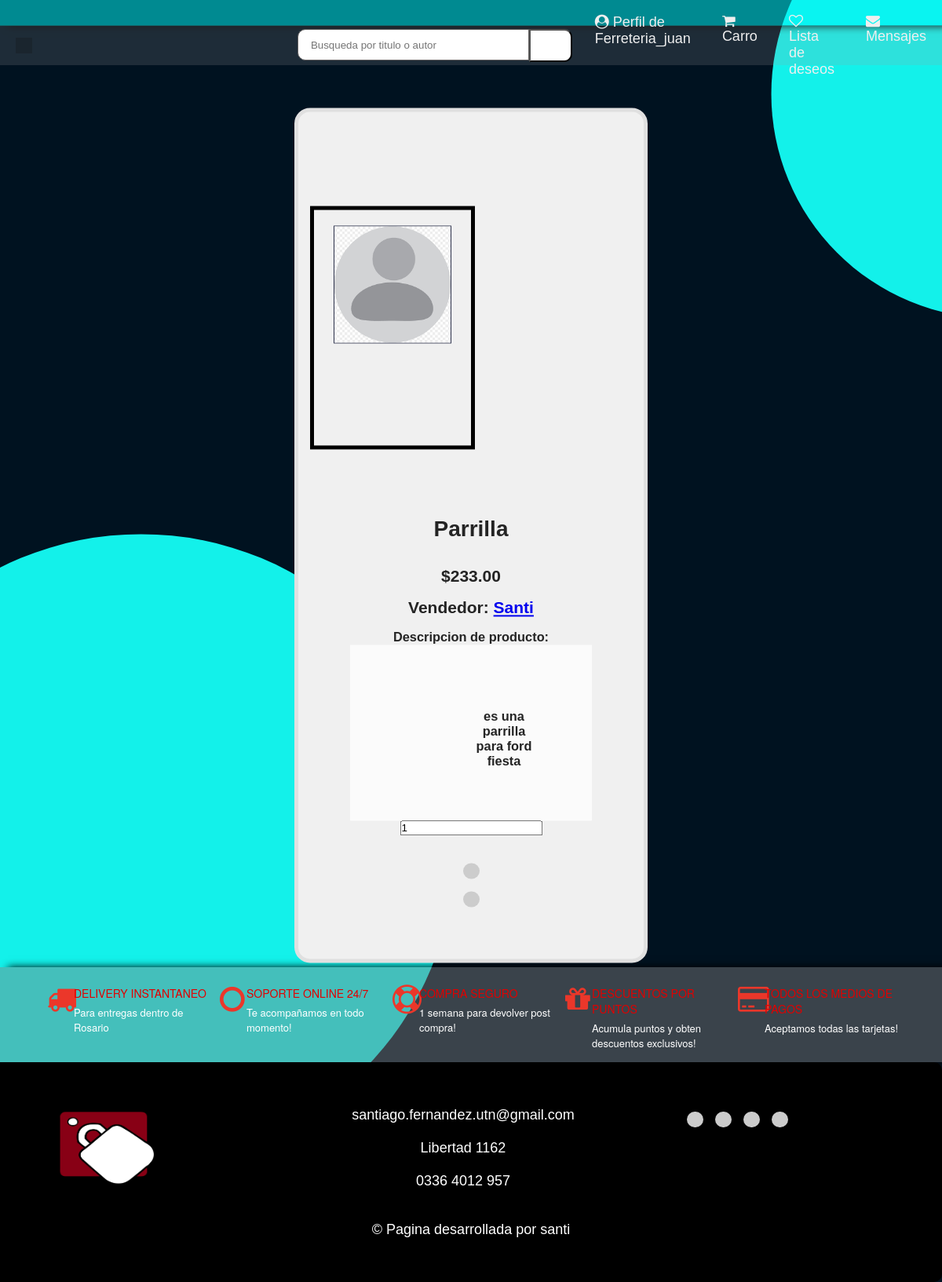
/publication/2313 (signed in), run on the app's committed database.
### clients/models.py (models this page shows)
class ClientModel(AbstractUser):
    cuit = models.CharField(max_length=11)
    business_line = models.CharField(choices=BusinessLineChoices.choices, max_length=128, default=BusinessLineChoices.OTROS.value)
    business_line_interes = models.CharField(choices=BusinessLineChoices.choices, max_length=128, default=BusinessLineChoices.OTROS.value)
    is_seller = models.BooleanField(default=False)
    is_buyer = models.BooleanField(default=True)
    state = models.CharField(max_length=128,blank = True, null = True)
    city = models.CharField(max_length=128,blank = True, null = True)
    postal_code = models.CharField(max_length = 4,blank = True, null = True)
    phone_number = models.CharField(max_length = 64)
    avatar = models.ImageField(upload_to="avatar", null = True, blank = True)

### stock/models.py (models this page shows, shortened)
class StockProduct(models.Model):
    user = models.ForeignKey(ClientModel,on_delete=models.CASCADE,limit_choices_to={'is_seller': True})#si se elimina un cliente, se eliminan los productos cargados por el
    business_line = models.CharField(choices=BusinessLineChoices.choices, max_length=128, default=BusinessLineChoices.OTROS.value)
    quantity_stock = models.PositiveIntegerField()
    price = models.DecimalField(max_digits=10, decimal_places=2)
    name_product = models.CharField(max_length=140)
    description = models.TextField(max_length=1200)
    imagen = models.ImageField(upload_to="productos", null = True)
    code_product = models.CharField(max_length=10,  primary_key=True)
    expiration = models.DateTimeField(null = True, default=None)
    class Meta:
        unique_together = ("user","code_product")#cualquier relacion entre cliente y codigo tiene que ser unica

### publication/views.py (the view)
# urls.py: path('', PublicationView.as_view(), name="publication"),
class PublicationView(LoginRequiredMixin, View):
    def get(self, request, code_product):
        publication_product =  get_object_or_404(StockProduct, pk=code_product)
        code_product = publication_product.code_product
        template = loader.get_template('publication.html')
        context = {
            'publication_product': publication_product,
            'code_product' : code_product,
        }
        return HttpResponse(template.render(context, request))

### templates/publication.html (shortened to what this page needs)
{% extends "home.html" %}
{% load humanize%}
{% block content %}
<div class = "publication-card">
    <div class="product-section">
        <div class="product-border">
            <div class="product-img-center">
                <img class="product-img" src="{{ publication_product.imagen.url }}">
            </div>
        </div>
    </div>
<form action="{% url 'cart'%}" method="POST">
<div class = "publication-caract">
    <h1>{{publication_product.name_product | capfirst}}</h1>
    <br><br>
    <p class="product-name">
        <h2>${{publication_product.price | intcomma}}</h2>
    </p><br>
    <p class="product-name">
        <h2>Vendedor: <a href="#">{{ publication_product.user | capfirst }}</a></h2>
    </p><br>
    <h3>Descripcion de producto:</h3>
    <div class = "publication-descr">
    <p><br>
    <h3>{{publication_product.description}}</h3>
    </p>
</div>
    <input type="number" name="qt" Placeholder="Cantidad" value=1 >
    <br><br><br>
    <button type="submit"class="icon-button"id="python-button" ></button>
    <a href="{%url 'comunication' %}?item={{publication_product.pk}}"> <br><br>
    <button type="button"class="icon-button"id="python-button" data-lang="python">
    </button></a>
</div></div>
{% endblock content%}

### templates/home.html (shortened to what this page needs)
<html>
  <head>
    {% load static %}
    <link rel="stylesheet" href="https://cdnjs.cloudflare.com/ajax/libs/font-awesome/4.7.0/css/font-awesome.min.css">
    <link rel="stylesheet" href="{% static 'css/home.css' %}" type="text/css" />
    <link rel="stylesheet" href="{% static 'css/user.css' %}" type="text/css" />
    <link rel="stylesheet" href="{% static 'css/cart.css' %}" type="text/css" />
    <link rel="stylesheet" href="{% static 'css/signup.css' %}" type="text/css" />
    <link rel="stylesheet" href="{% static 'css/publication.css' %}" type="text/css" />
    <link rel="stylesheet" href="{% static 'css/chat.css' %}" type="text/css" />
    <link rel="stylesheet" href="{% static 'css/payment.css' %}" type="text/css" />
    <link rel="stylesheet" href="{% static 'css/products.css' %}" type="text/css" />
    {% load humanize %}
  </head>
  <body>
    <div class="width-100 top-header">
      <div class="container-word">
        <div class="word-slide">
        </div>
      </div>
    </div>
    <div class="nav">
      <div class="nav-header">
        <div class="nav-title">
            <a href="/web/"><button type="button"class="icon-button-nav"id="python-button" data-lang="python">
              </button></a>
        </div>
      </div>
      <div class="width-50">
        <input class="search-textbox" type="text"
          Placeholder="Busqueda por titulo o autor">
        <button class="search-button">
        </button>
      </div>
      <div class="nav-links">
          {% if user.is_authenticated %}
            <a href="/user/"><i class="fa fa-user-circle" aria-hidden="true"></i> Perfil de {{ user.username |capfirst }}</a>
            <a href="{%url 'cart'%}"><i class="fa fa-shopping-cart" aria-hidden="true"></i> Carro
            </a>
            <a class="head1mr" href="#"><i class="fa fa-heart-o" aria-hidden="true"></i> Lista de deseos </a>
            <a href="{%url 'chat' %}"><i class="fa fa-envelope"></i> Mensajes</a>
          {% else %}
            <a href="/login/"><i class="fa fa-user-circle-o" aria-hidden="true"></i> Iniciar sesion </a>
          {% endif %}
      </div>
  </div>
    {% block content %}
    {% endblock content %}
    <div class="width-100 margin-top-50 feature-sect">
      <div class="container">
        <div class="width-20 featured-padding">
          <div class="featured-border">
            <div class="width-20 featured-content">
              <i class="fa fa-truck" aria-hidden="true"></i>
            </div>
            <div
              class="width-80 featured-content margin-top-8">
              <h4>Delivery Instantaneo</h4>
              <p>Para entregas dentro de Rosario</p>
            </div>
          </div>
        </div>
        <div class="width-20">
          <div class="featured-border">
            <div class="featured-bord">
              <div class="width-20 featured-content">
                <i class="fa fa-circle-o"
                  aria-hidden="true"></i>
              </div>
              <div
                class="width-80 featured-content margin-top-8">
                <h4>Soporte Online 24/7</h4>
                <p>Te acompañamos en todo momento! </p>
              </div>
            </div>
          </div>
        </div>
        <div class="width-20">
          <div class="featured-border">
            <div class="width-20 featured-content">
              <i class="fa fa-life-ring"
                aria-hidden="true"></i>
            </div>
            <div
              class="width-80 featured-content margin-top-8">
              <h4>Compra seguro</h4>
              <p>1 semana para devolver post compra!</p>
            </div>
          </div>
        </div>
        <div class="width-20">
          <div class="featured-border">
            <div class="width-20 featured-content">
              <i class="fa fa-gift" aria-hidden="true"></i>
            </div>
            <div
              class="width-80 featured-content margin-top-8">
              <h4>Descuentos por puntos</h4>
              <p>Acumula puntos y obten descuentos
                exclusivos!</p>
            </div>
          </div>
        </div>
        <div class="width-20">
          <div class="featured-border">
            <div class="width-20 featured-content">
              <i class="fa fa-credit-card"
                aria-hidden="true"></i>
            </div>
            <div
              class="width-80 featured-content margin-top-8">
              <h4>Todos los medios de pagos</h4>
              <p>Aceptamos todas las tarjetas!</p>
            </div>
          </div>
        </div>
      </div>
    </div>
    <footer class="footer">
      <div class="container">
        <div class="footer-content">
          <div class="footer-logo">
            <img src="{% static 'img/LOGOVECTORIZADOPNG.png' %}" class="logo-img" alt="[Logotipo]">
          </div>
          <div class="footer-links">
            <ul class="footer-menu">
              <li><a href="#">santiago.fernandez.utn@gmail.com</a></li><br><br>
              <li><a href="#">Libertad 1162</a></li><br><br>
              <li><a href="#">0336 4012 957</a></li><br><br>
            </ul>
          </div>
          <div class="footer-social">
            <ul class="social-icons">
              <li>
                <button type="button"
                  class="icon-button"
                  id="python-button" data-lang="python">
                  </button>
              </li>
              <li>
                <button type="button"
                  class="icon-button"
                  id="python-button" data-lang="python">
                  </button>
              </li>
              <li>
                <button type="button"
                  class="icon-button"
                  id="python-button" data-lang="python">
                  </button>
              </li>
              <li><button type="button"
                  class="icon-button"
                  id="python-button" data-lang="python">
                  </button>
              </li>
            </ul>
          </div>
        </div>
        <div class="footer-bottom">
          <p>&copy; Pagina desarrollada por santi</p>
        </div>
      </div>
    </footer>
  </body>
</html>

### static/css/home.css (style rules this page uses)
html, body { font-family: 'Martian Mono', monospace; font-family: 'Noto Serif Makasar', serif; font-family: 'Overlock SC', sans-serif; font-size: 14px; color: #242424; font-weight: 400; background-color: #06042000; background-image: url('../img/circle-scatter-haikei.svg'); background-attachment: fixed; background-size: cover; }
:root { --color1 : #00f8f886 ; --color2 : #ee7e4c ; --color3 : #83828272 ; --color4 : #000000 ; --color5 : #4c4949 ; }
html { -webkit-text-size-adjust: 100%; -ms-text-size-adjust: 100%; font-size: 10px; -webkit-tap-highlight-color: transparent }
* { margin: 0px; padding: 0px; -webkit-box-sizing: border-box; -moz-box-sizing: border-box; box-sizing: border-box; margin: 0; padding: 0; outline: 0 }
.container { width: 1150px; margin: 0px auto; display: table; }
.width-100 { width: 100%; float: left; background-color: var(--color3); box-shadow: #000000 10px 0px 10px; }
.width-50 { width: 50%; float: left; }
.width-80 { width: 80%; float: left; }
.width-20 { width: 20%; float: left; }
.word-slide { white-space: nowrap; overflow: hidden; }
.container-word { width: 100%; }
.top-header { background: var(--color1); padding: 8px 0px; border-bottom: 1px solid #3131315e; }
.search-textbox { padding-left: 16px; height: 40px; width: 80%; border: 1px solid #636060; border-radius: 10px 0px 0px 10px; float: left; }
.search-button { height: 42px; width: 55px; border-radius: 0px 10px 10px 0px; background: rgb(255, 255, 255); float: left; }
.logo-img { width: 160px; height: 100px; }
.product-section { padding-left: 15px; padding-right: 15px; margin-bottom: 20px; margin-top: 20px; }
.product-img { max-width: 170px; max-height: 150px; border: #2b304a 1px solid; }
.product-img-center { text-align: center; }
.product-border { height: 310px; width: 210px; border: 5px solid #000000; padding: 20px; }
.featured-content i { font-size: 37px; padding: 7px 0 0 10px; color: #eb372a; }
.featured-content h4 { color: #e00000; font-size: 14px; margin: 0 0 5px; text-transform: uppercase; font-weight: 500; font-family: "Helvetica Neue", "Helvetica", "Arial", "sans-serif"; }
.featured-content p { font-size: 13px; color: #ffffff; font-family: "Helvetica Neue", "Helvetica", "Arial", "sans-serif"; }
.margin-top-8 { margin-top: 8px; }
.featured-border { width: 100%; float: left; padding: 15px 0px; }
.footer { font-size: 18px; width: 100%; height: 35vh; background-color:var(--color4); color: #fff; padding: 30px 0; border-radius: 0px 10px 10px 0px; position: relative; display: flex; align-items: center; justify-content: center; position:relative; left:0px; bottom:0px; }
.container { width: 100%; margin: 0 auto; padding: 0 50px; }
.footer-content { display: grid; grid-template-columns: 25% 50% 25%; }
.footer-menu { list-style: none; padding: 0; margin: 0; text-align: center; }
.footer-menu li { display: inline-block; margin-right: 20px; }
.footer-menu a { color: #fff; text-decoration: none; }
.social-icons { list-style: none; padding: 0; margin: 0; }
.icon-button { background-color: #ccc; border: 1px; border-radius: 100px; border-color: rgb(7, 7, 7); padding: 10px; cursor: pointer; font-size: 10px; transition: background-color 0.5s ease; }
.icon-button-nav { background-color: #0b060629; border: 1px; border-color: rgb(7, 7, 7); padding: 10px; cursor: pointer; font-size: 10px; }
.social-icons li { display: inline-block; margin-right: 10px; }
.social-icons li:last-child { margin-right: 0; }
.footer-bottom { margin-top: 20px; text-align: center; }
.footer-bottom p { margin: 0; }
.nav { height: 50px; width: 100%; padding: 0 10px; display: flex; align-items: center; justify-content: space-between; background-color: #9d9d9d30; position: relative; }
.nav .nav-header { width: 50%; display: inline; }
.nav .nav-header .nav-title { display: inline-block; font-size: 22px; color: #fff; padding: 10px; }
.nav .nav-links { width: 50%; display: inline-flex; justify-content: flex-end; column-gap: 20px; font-size: 18px; border: none; border-radius: 0 0 10px 10px; }
.nav .nav-links a { display: inline-block; padding: 10px 10px; text-decoration: none; color: #efefef; }

### data on the page
ClientModel: username "Ferreteria_juan"
StockProduct: imagen (picture), name_product "Parrilla", price "233.00", user "Santi", description "es una parrilla para ford fiesta"
